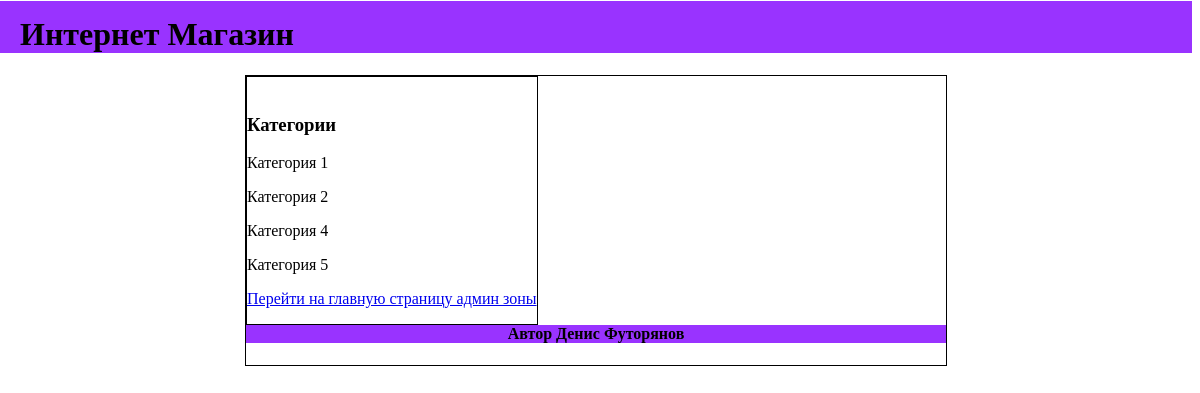
Screenshot of /admin/categories.php (signed in) with the database file from the repository.
### tables this page shows
CREATE TABLE `categories` (
  `id_cat` int(5) NOT NULL,
  `name_cat` varchar(100) NOT NULL
);

### admin/blocks/lib.php (the view, shortened to what this page needs)
<?php
    function getMenu(){
        $link = mysqli_connect('study','root','','myShop1') or die("Подключение к серверу не удалось");
        $sql_cat = "SELECT name_cat FROM categories ORDER BY id_cat";
        $query_cat = mysqli_query($link,$sql_cat) or die("Какая то ошибка");
        while ($row_cat = mysqli_fetch_assoc($query_cat)){
            echo "<p>".$row_cat['name_cat']."</p>";
        }
        return 0;
    }

### style.css (style rules this page uses)
body { margin-top: -20px; margin-left: 0; font-family: "Comic Sans MS",cursive; }

### rows the page displays
categories: name_cat "Категория 1"
categories: name_cat "Категория 2"
categories: name_cat "Категория 4"
categories: name_cat "Категория 5"
